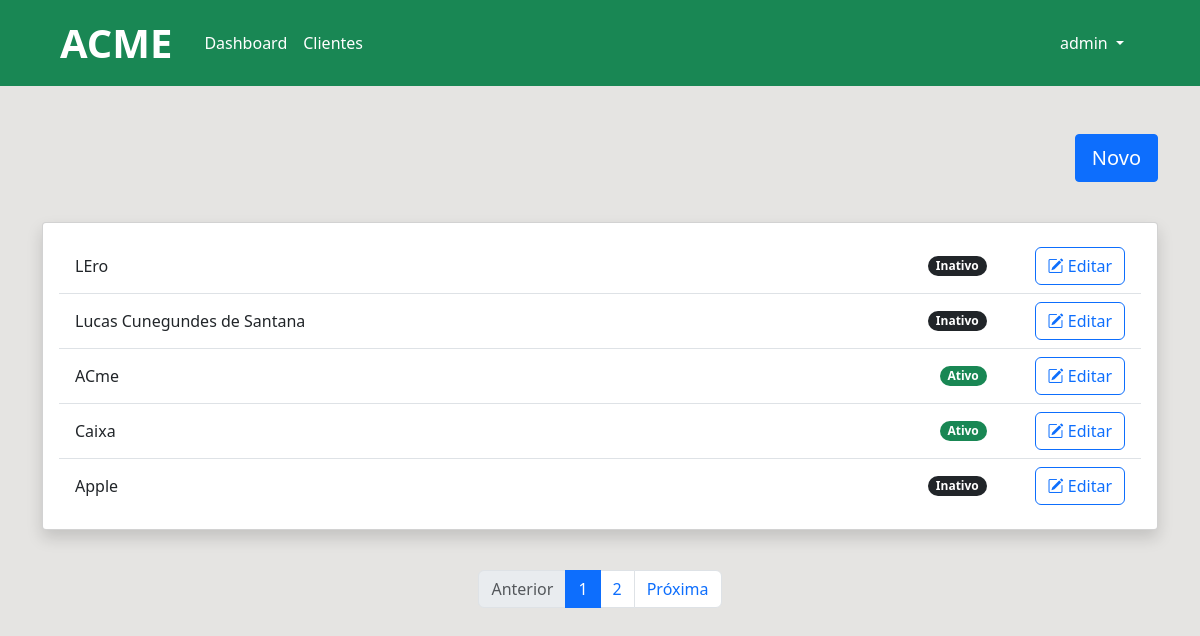
The app's page / (signed in), older data.
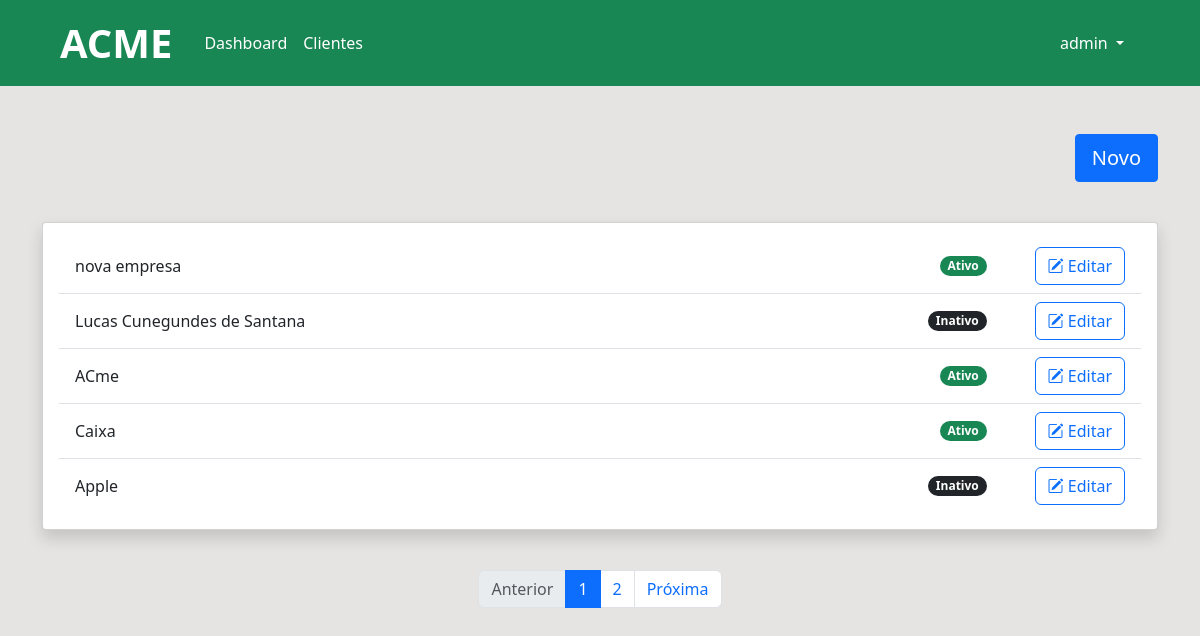
The same page, newer data.
### dashboard/models.py (models this page shows, shortened)
class Empresas(models.Model):
    STATUS = (
        ('Inativo', 'Inativo'),
        ('Ativo', 'Ativo'),
    )
    name = models.CharField(max_length=300)
    Cnpj = models.TextField()
    active = models.CharField(
        max_length=8,
        choices=STATUS,
        default='Inativo'
    )
    created_at = models.DateTimeField(auto_now_add=True)
    updated_at = models.DateTimeField(auto_now=True)

### dashboard/views.py (the view)
# urls.py: path('', views.dashboard, name = 'dashboard'),
@login_required
def dashboard(request):
    empresas_list = Empresas.objects.all().order_by('-created_at')
    paginator = Paginator(empresas_list, 5)
    page = request.GET.get('page')
    empresas = paginator.get_page(page)
    return render(request, 'dashboard/dashboard.html', {'empresas': empresas})

### dashboard/templates/dashboard/dashboard.html (shortened to what this page needs)
{% extends 'base.html' %}
{% block content %}
<main class="container d-flex flex-column justify-content-center align-items-end">
    <div class="align-self-end mb-3">
      <a href="/novaempresa/">
        <button class="btn btn-primary btn-lg rounded-1 mb-4 mt-4" type="submit">Novo</button>
      </a>
    </div>
    <div class="d-flex flex-column w-100">
      <div class="card mb-3 shadow ms-auto rounded-1 flex-grow-1" style="width: 100%;">
        <div class="card-body">
          <ul class="list-group list-group-flush">
            {% for empresa in empresas %}
            <li class="list-group-item d-inline-flex align-items-center gap-5">
              <p class="flex-grow-1 mb-0">
                {{empresa.name}}
              </p>
              {% if empresa.active == 'Ativo' %}
              <span class="badge rounded-pill bg-success">{{empresa.active}}</span>
              {% else %}
              <span class="badge rounded-pill bg-dark">{{empresa.active}}</span>
              {% endif %}
              <a href = "/viewempresa/{{empresa.id}}">
                <button class="btn btn-outline-primary" type="submit">
                  <i class="bi bi-pencil-square"></i>
                  Editar
                </button>
              </a>
            </li>
            {% endfor %}
          </ul>
        </div>
      </div>
      <div class="d-flex justify-content-center align-items-center flex-shrink-0 mt-4">
        <nav aria-label="Page navigation example">
          <ul class="pagination">
            {% if empresas.has_previous %}
            <li class="page-item"><a class="page-link" href="?page={{ empresas.previous_page_number }}">Anterior</a></li>
            {% else %}
            <li class="page-item disabled"><span class="page-link">Anterior</span></li>
            {% endif %}
            {% for i in empresas.paginator.page_range %}
            {% if empresas.number == i %}
            <li class="page-item"><a class="page-link active" href="?page={{ i }}">{{ i }}</a></li>
            {% elif i > empresas.number|add:'-3' and i < empresas.number|add:'3' %}
            <li class="page-item"><a class="page-link" href="?page={{ i }}">{{ i }}</a></li>
            {% endif %}
            {% endfor %}
            {% if empresas.has_next %}
            <li class="page-item"><a class="page-link" href="?page={{ empresas.next_page_number }}">Próxima</a></li>
            {% else %}
            <li class="page-item disabled"><span class="page-link">Próxima</span></li>
            {% endif %}
          </ul>
        </nav>
      </div>
    </div>
</main>
{% endblock %}

Row changes from the older to the newer data that the page shows:
removed Empresas: name "LEro", active "Inativo"
added Empresas: name "nova empresa", active "Ativo"
